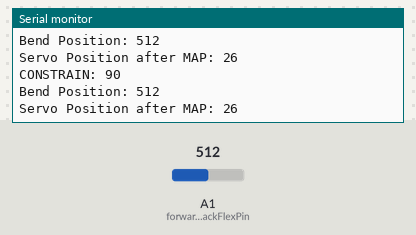
Simulated run of this sketch. Board: Arduino Uno, built with avr-gcc and run on an emulated ATmega328P. On the bench: the last lines printed to the serial monitor. The test bench sets the inputs (shaded band); at power-on: A1 (forwardBackFlexPin) = 512.

Above: at 1.2 s.
1.3 s: A1 (forwardBackFlexPin) set to 791
At 2.0 s:
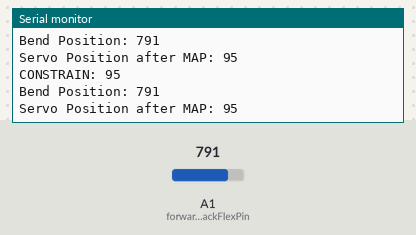
4.3 s: A1 (forwardBackFlexPin) set to 828
At 4.8 s:
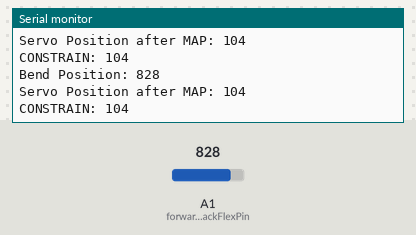
11.8 s: A1 (forwardBackFlexPin) set to 982
At 12.8 s:
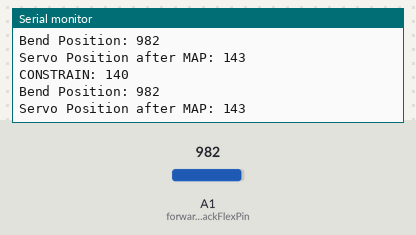
13.3 s: A1 (forwardBackFlexPin) set to 1014
At 14.2 s:
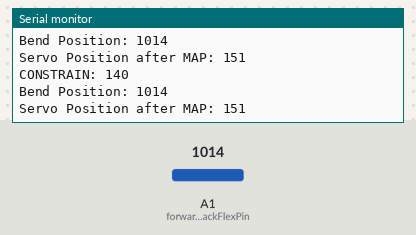
Timing chart, 0 to 16.3 s (numbered marks = the images above; inputs shaded):
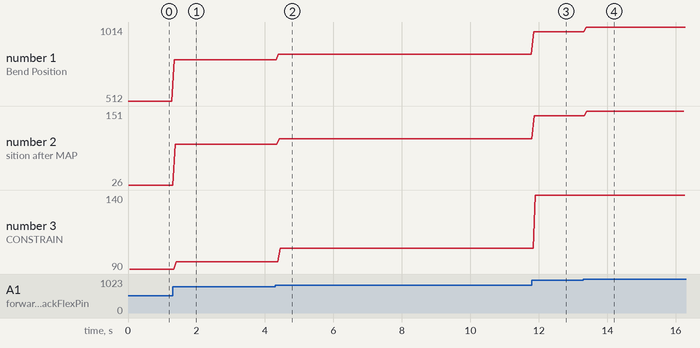

The sketch:

bendTestOutput.ino
```cpp
const int forwardBackFlexPin = 1;

void setup() {
  // put your setup code here, to run once:
  Serial.begin(9600);
}

void loop() {
  // put your main code here, to run repeatedly:
  int forwardBackFlexPosition;
  int forwardBackServoPosition;

  forwardBackFlexPosition = analogRead(forwardBackFlexPin);
  Serial.print("Bend Position: ");
  Serial.println(forwardBackFlexPosition);
  forwardBackServoPosition = map(forwardBackFlexPosition, 770, 970, 90, 140);
  Serial.print("Servo Position after MAP: ");
  Serial.println(forwardBackServoPosition);
  forwardBackServoPosition = constrain(forwardBackServoPosition, 90, 140);
  Serial.print("CONSTRAIN: ");
  Serial.println(forwardBackServoPosition);

  delay(20);

}
```

Measured:
- the behaviour switches between 809 and 810 on A1 (forwardBackFlexPin) (found by bisection; images 1 and 2)
- after the input at 1.3 s, the serial monitor: prints a new line after 0.05 s (image 1)
- after the input at 4.3 s, the serial monitor: prints a new line after 0.09 s (image 2)
- after the input at 11.8 s, the serial monitor: prints a new line after 0.05 s (image 3)
- after the input at 13.3 s, the serial monitor: prints a new line after 0.08 s (image 4)
- plotted number 1: 512 → 791 after the input at 1.3 s, 791 → 828 after the input at 4.3 s, 828 → 982 after the input at 11.8 s, 982 → 1014 after the input at 13.3 s
- plotted number 2: 26 → 95 after the input at 1.3 s, 95 → 104 after the input at 4.3 s, 104 → 143 after the input at 11.8 s, 143 → 151 after the input at 13.3 s
- plotted number 3: 90 → 95 after the input at 1.3 s, 95 → 104 after the input at 4.3 s, 104 → 140 after the input at 11.8 s
